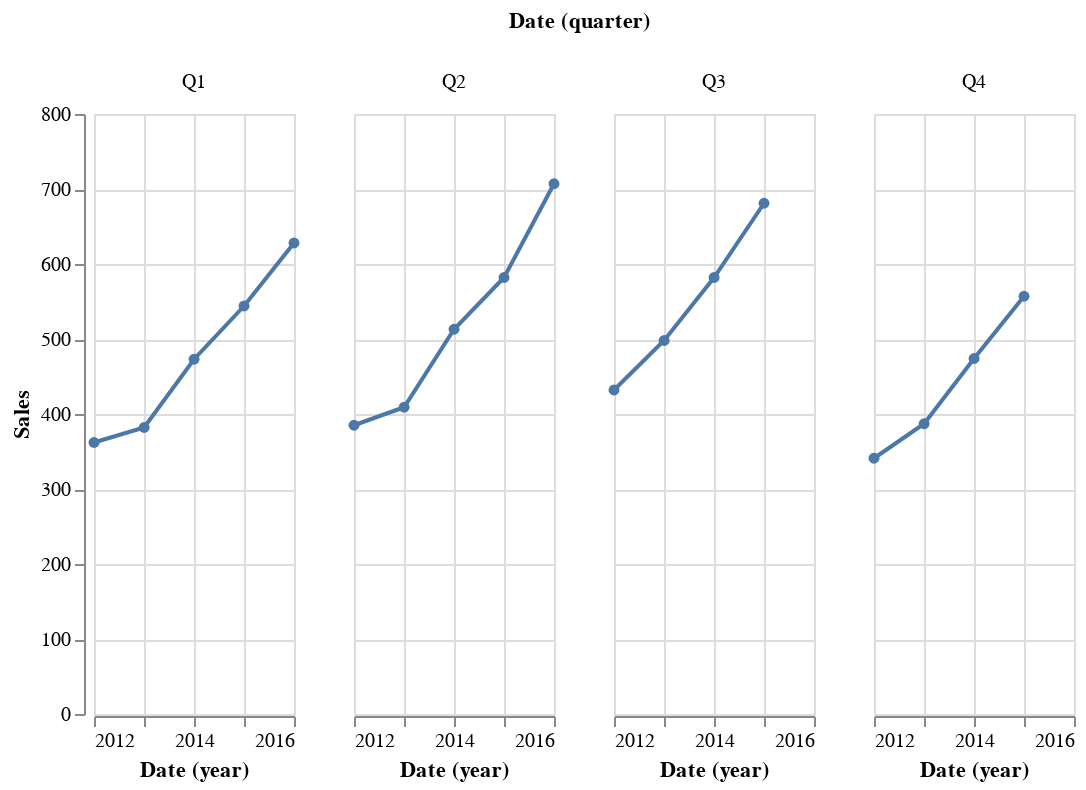

The notebook cell saved with this chart:
### Code cell
alt.Chart(train.reset_index()).mark_line(point=True).encode(
    x='year(Date)', 
    y='Sales',
    column='quarter(Date)',
    tooltip=['Date', 'Sales']).properties(
    width=100)

### Figure 1 — Vega-Lite specification as saved in the notebook (floating-point values rounded to 4 significant figures)
{"config": {"view": {"continuousWidth": 400, "continuousHeight": 300}}, "data": {"name": "data-74dd0b556d75380e7718fb4a77af8d68"}, "mark": {"type": "line", "point": true}, "encoding": {"column": {"type": "temporal", "field": "Date", "timeUnit": "quarter"}, "tooltip": [{"type": "temporal", "field": "Date"}, {"type": "quantitative", "field": "Sales"}], "x": {"type": "temporal", "field": "Date", "timeUnit": "year"}, "y": {"type": "quantitative", "field": "Sales"}}, "width": 100, "$schema": "https://vega.github.io/schema/vega-lite/v4.0.2.json", "datasets": {"data-74dd0b556d75380e7718fb4a77af8d68": [{"Date": "2012-03-31T00:00:00", "Sales": 362.0}, {"Date": "2012-06-30T00:00:00", "Sales": 385.0}, {"Date": "2012-09-30T00:00:00", "Sales": 432.0}, {"Date": "2012-12-31T00:00:00", "Sales": 341.0}, {"Date": "2013-03-31T00:00:00", "Sales": 382.0}, {"Date": "2013-06-30T00:00:00", "Sales": 409.0}, {"Date": "2013-09-30T00:00:00", "Sales": 498.0}, {"Date": "2013-12-31T00:00:00", "Sales": 387.0}, {"Date": "2014-03-31T00:00:00", "Sales": 473.0}, {"Date": "2014-06-30T00:00:00", "Sales": 513.0}, {"Date": "2014-09-30T00:00:00", "Sales": 582.0}, {"Date": "2014-12-31T00:00:00", "Sales": 474.0}, {"Date": "2015-03-31T00:00:00", "Sales": 544.0}, {"Date": "2015-06-30T00:00:00", "Sales": 582.0}, {"Date": "2015-09-30T00:00:00", "Sales": 681.0}, {"Date": "2015-12-31T00:00:00", "Sales": 557.0}, {"Date": "2016-03-31T00:00:00", "Sales": 628.0}, {"Date": "2016-06-30T00:00:00", "Sales": 707.0}]}}
